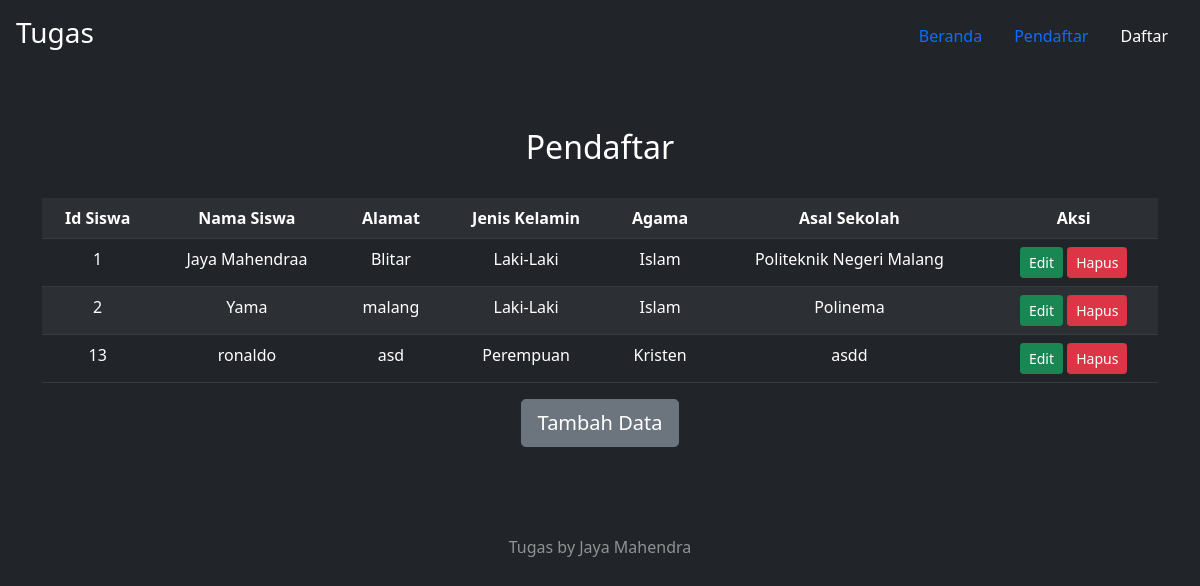
The app's page /siswa.php with its own data.
### tables this page shows
CREATE TABLE `siswa` (
  `idsiswa` int(11) NOT NULL,
  `nama_siswa` varchar(50) NOT NULL,
  `alamat` varchar(100) NOT NULL,
  `jenis_kelamin` enum('L','P') NOT NULL,
  `agama` varchar(15) NOT NULL,
  `sekolah_asal` varchar(50) NOT NULL
);

### siswa.php (the view, shortened to what this page needs)
<!doctype html>
<html lang="en">
<head>
    <link href="https://cdn.jsdelivr.net/npm/bootstrap@5.0.2/dist/css/bootstrap.min.css" rel="stylesheet">
</head>
    <body class="d-flex h-100 text-center text-white bg-dark">
<div class="cover-container d-flex w-100 h-100 p-3 mx-auto flex-column">
  <header class="mb-auto">
    <div>
      <h3 class="float-md-start mb-0">Tugas</h3>
      <nav class="nav nav-masthead justify-content-center float-md-end">
        <a class="nav-link active" aria-current="page" href="index.php">Beranda</a>
        <a class="nav-link" href="siswa.php">Pendaftar</a>
        <a class="nav-link text-white" href="pages/siswa-input.php">Daftar</a>
      </nav>
    </div>
  </header>
    <div class="container">
        <br><br><br>
        <h2>Pendaftar</h2>
        <br>
        <table class="table table-striped table-dark">
            <tr>
                <th>Id Siswa</th>
                <th>Nama Siswa</th>
                <th>Alamat</th>
                <th>Jenis Kelamin</th>
                <th>Agama</th>
                <th>Asal Sekolah</th>
                <th>Aksi</th>
            </tr>
            <?php
            include 'koneksi.php';
            $query = mysqli_query($db, "SELECT * FROM siswa ORDER BY idsiswa ASC");
            while ($data = mysqli_fetch_array($query)) {
            ?>
                <tr>
                    <td><?php echo $data['idsiswa']; ?></td>
                    <td><?php echo $data['nama_siswa']; ?></td>
                    <td><?php echo $data['alamat']; ?></td>
                    <td><?php if ($data['jenis_kelamin'] == "L") {
                            echo "Laki-Laki";
                        } else {
                            echo "Perempuan";
                        } ?></td>
                    <td><?php echo $data['agama']; ?></td>
                    <td><?php echo $data['sekolah_asal']; ?></td>
                    <td>
                        <a href="index.php?hal=edit&id=<?= $data['idsiswa'] ?>" class="btn btn-success btn-sm" data-toggle="modal" data-target="#edit<?php echo $data['idsiswa']; ?>">Edit</a>
                        <a href="#" class="btn btn-danger btn-sm" data-target=".bs-example-modal-lg<?php echo $data['idsiswa']; ?>" data-toggle="modal">Hapus</a>
    </div>
    </td>
    </tr>
<?php } ?>
<p class="lead">
              <a href="pages/siswa-input.php" class="btn btn-lg btn-secondary">Tambah Data</a>
            </p>
<br><br><br>
  <footer class="mt-auto text-white-50">
    <p>Tugas by Jaya Mahendra</p>
  </footer>
</body>
</html>

### records on screen
siswa: idsiswa "1", nama_siswa "Jaya Mahendraa", alamat "Blitar", jenis_kelamin "Laki-Laki", agama "Islam", sekolah_asal "Politeknik Negeri Malang"
siswa: idsiswa "2", nama_siswa "Yama", alamat "malang", jenis_kelamin "Laki-Laki", agama "Islam", sekolah_asal "Polinema"
siswa: idsiswa "13", nama_siswa "ronaldo", alamat "asd", jenis_kelamin "Perempuan", agama "Kristen", sekolah_asal "asdd"
